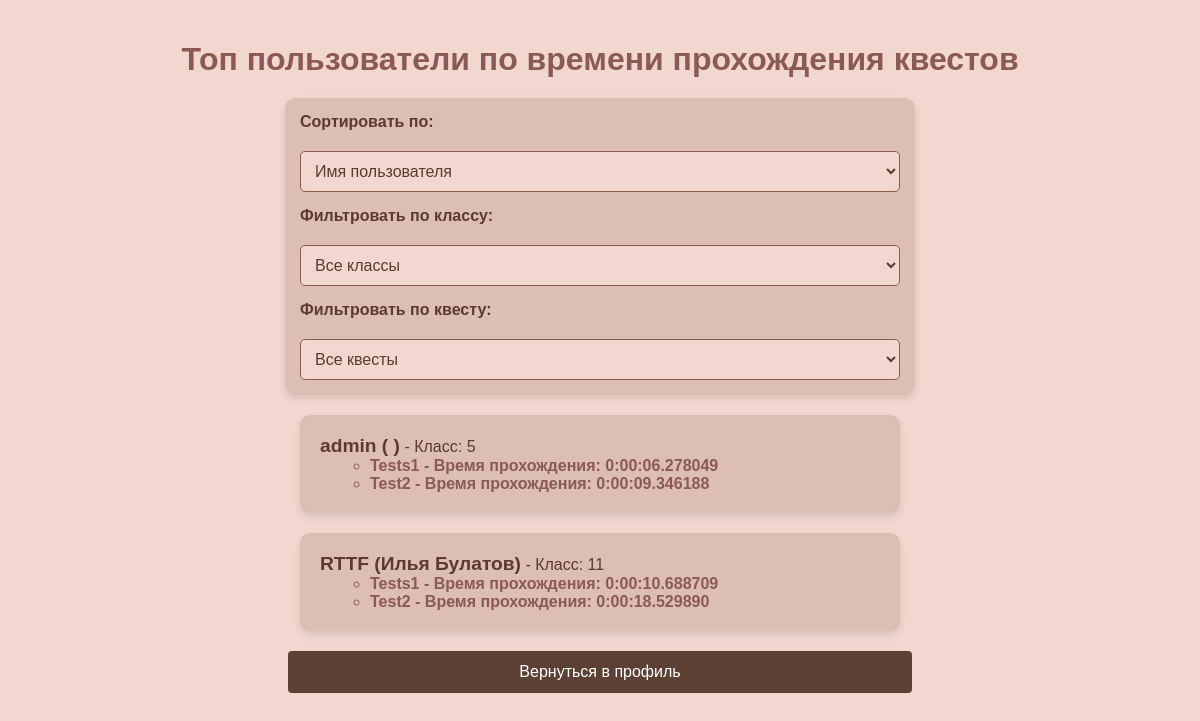
The app's page /accounts/lists/ (signed in), older data.
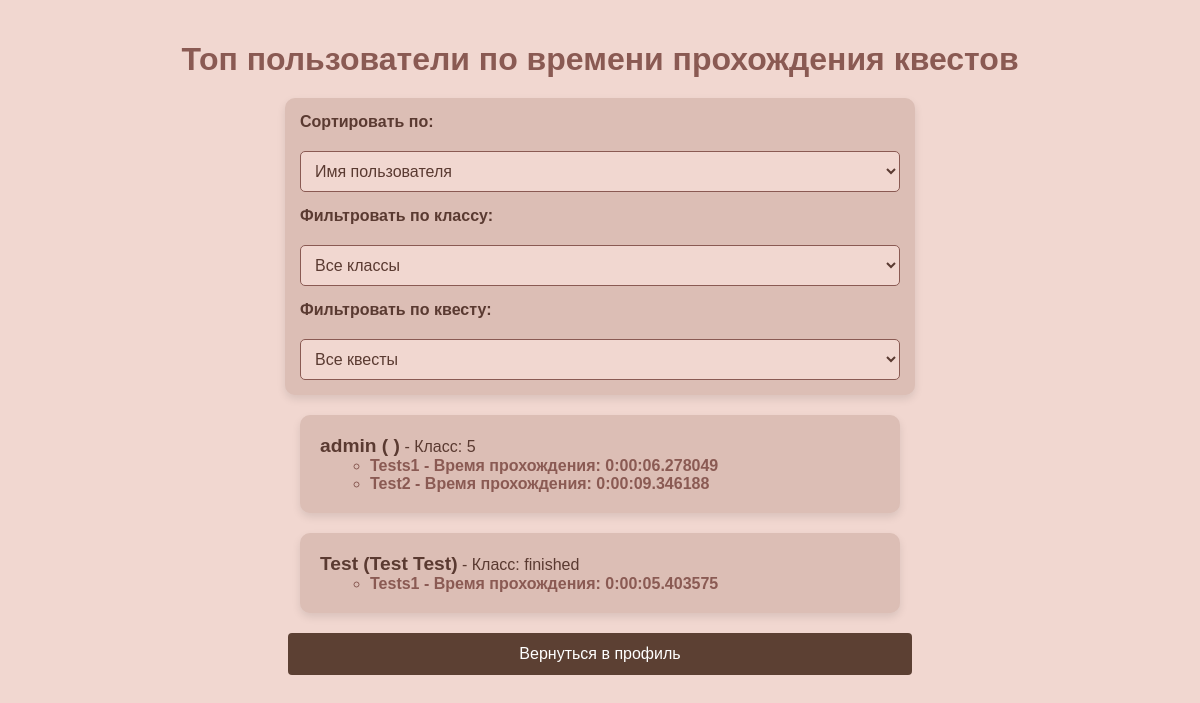
The same page, newer data.
### accounts/models.py (models this page shows, shortened)
class CustomUser(AbstractUser):
    first_name = models.CharField(max_length=30, blank=True, null=True)
    last_name = models.CharField(max_length=30, blank=True, null=True)
    phone_number = models.CharField(
        max_length=15,
        blank=True,
        null=True,
        unique=True,  # Обеспечивает уникальность значений в этом поле
        validators=[
            RegexValidator(regex=r'^\+?1?\d{9,15}$', message="Номер телефона должен быть введен в правильном формате.")
        ]
    )
    quests = models.ManyToManyField('Quest', through='QuestProgress', related_name='users', blank=True)
    CLASS_CHOICES = [(str(i), str(i)) for i in range(4, 12)]  # Классы с 4 по 11
    STATUS_CHOICES = [
        ('student', 'Студент'),
        ('finished', 'Закончил обучение')
    ]
    CLASS_AND_STATUS_CHOICES = CLASS_CHOICES + STATUS_CHOICES
    class_user = models.CharField(max_length=10, choices=CLASS_AND_STATUS_CHOICES, default='5', blank=False, null=False)

class Quest(models.Model):
    title = models.CharField(max_length=200)

### accounts/views.py (the view)
# urls.py: path('lists/', top_user, name='top_user'),
@login_required
def top_user(request):
    selected_class = request.GET.get('class_user', None)
    selected_quest = request.GET.get('quest_id', None)
    completed_quests = QuestProgress.objects.filter(is_completed=True).exclude(completed_at__isnull=True)
    if selected_class:
        completed_quests = completed_quests.filter(user__class_user=selected_class)
    if selected_quest:
        completed_quests = completed_quests.filter(quest_id=selected_quest)
    sort_by = request.GET.get('sort_by', 'user')  # По умолчанию сортировка по имени пользователя
    if sort_by == 'quest_title':
        completed_quests = completed_quests.order_by('quest__title')
    elif sort_by == 'user_class':
        completed_quests = completed_quests.order_by('user__class_user')
    else:
        completed_quests = completed_quests.order_by('user__username')
    user_quests = {}
    for progress in completed_quests:
        user = progress.user
        quest = progress.quest
        duration = progress.get_duration()
        if user not in user_quests:
            user_quests[user] = []
        user_quests[user].append((quest.title, duration))
    sorted_users = sorted(user_quests.items(), key=lambda x: x[0].username.lower())
    return render(request, 'accounts/top_user.html', {
        'sorted_users': sorted_users,
        'sort_by': sort_by,
        'selected_class': selected_class,
        'selected_quest': selected_quest,
        'classes': CustomUser.CLASS_AND_STATUS_CHOICES,  # Передаем возможные классы и статусы в шаблон
        'quests': Quest.objects.all(),  # Передаем все квесты в шаблон для фильтрации
    })

### accounts/models.py (called while the page is built)
    def get_duration(self):
        if self.started_at and self.completed_at:
            return self.completed_at - self.started_at
        return None

### accounts/templates/accounts/top_user.html (shortened to what this page needs)
<!DOCTYPE html>
<html lang="en">
<head>
</head>
<body>
    <h1>Топ пользователи по времени прохождения квестов</h1>
    <form method="GET" action="{% url 'top_user' %}">
        <label for="sort_by">Сортировать по:</label>
        <select name="sort_by" id="sort_by" onchange="this.form.submit()">
            <option value="user" {% if sort_by == 'user' %}selected{% endif %}>Имя пользователя</option>
        </select>
        <label for="class_user">Фильтровать по классу:</label>
        <select name="class_user" id="class_user" onchange="this.form.submit()">
            <option value="">Все классы</option>
        </select>
        <label for="quest_id">Фильтровать по квесту:</label>
        <select name="quest_id" id="quest_id" onchange="this.form.submit()">
            <option value="">Все квесты</option>
        </select>
    </form>
    <ul class="user-list">
        {% for user, quests in sorted_users %}
            <li class="user-item">
                <strong>{{ user.username }} ({{ user.first_name }} {{ user.last_name }})</strong> - Класс: {{ user.class_user }}
                <ul>
                    {% for quest_title, duration in quests %}
                        <li class="quest-item">
                            {{ quest_title }} - Время прохождения:
                            {% if duration %}
                                {{ duration }}
                            {% else %}
                                не завершено
                            {% endif %}
                        </li>
                    {% endfor %}
                </ul>
            </li>
        {% empty %}
            <li>Нет пользователей с завершенными квестами.</li>
        {% endfor %}
    </ul>
    <a href="{% url 'profile' %}" class="btn-primary">Вернуться в профиль</a>
</body>
</html>

### accounts/templates/accounts/top_user.html (style rules this page uses)
body { font-family: Arial, sans-serif; background-color: #F1D7D0; color: #5A3A31; margin: 0; padding: 20px; box-sizing: border-box; }
h1 { text-align: center; color: #8A5A53; font-size: 2rem; margin-bottom: 20px; animation: fadeIn 1s ease-in-out; }
form { max-width: 600px; margin: 0 auto 20px auto; background-color: #DCBEB5; padding: 15px; border-radius: 10px; box-shadow: 0px 4px 8px rgba(0, 0, 0, 0.1); display: flex; flex-direction: column; gap: 15px; animation: slideDown 0.5s ease-in-out; }
label { font-weight: bold; font-size: 1rem; margin-bottom: 5px; }
select { padding: 10px; border: 1px solid #8A5A53; border-radius: 5px; background-color: #F1D7D0; color: #5A3A31; font-size: 1rem; transition: background-color 0.3s ease; width: 100%; }
.user-list { list-style-type: none; padding: 0; max-width: 600px; margin: 0 auto; }
.user-item { background-color: #DCBEB5; margin-bottom: 20px; padding: 20px; border-radius: 10px; box-shadow: 0px 4px 8px rgba(0, 0, 0, 0.1); animation: fadeInUp 0.5s ease-in-out; }
.user-item strong { font-size: 1.2rem; color: #5A3A31; }
.quest-item { margin-left: 10px; font-weight: bold; color: #8A5A53; }
.btn-primary { display: block; background-color: #5C4033; color: #fff; text-align: center; padding: 12px; border-radius: 4px; text-decoration: none; font-size: 16px; margin: 10px auto 20px auto; transition: background-color 0.3s ease; max-width: 600px; }

Row changes from the older to the newer data that the page shows:
removed CustomUser: username "RTTF", first_name "Илья", last_name "Булатов", class_user "11", quests "Tests1" "Test2", quests "0:00:10.688709" "0:00:18.529890"
added CustomUser: username "Test", first_name "Test", last_name "Test", class_user "finished", quests "Tests1", quests "0:00:05.403575"
